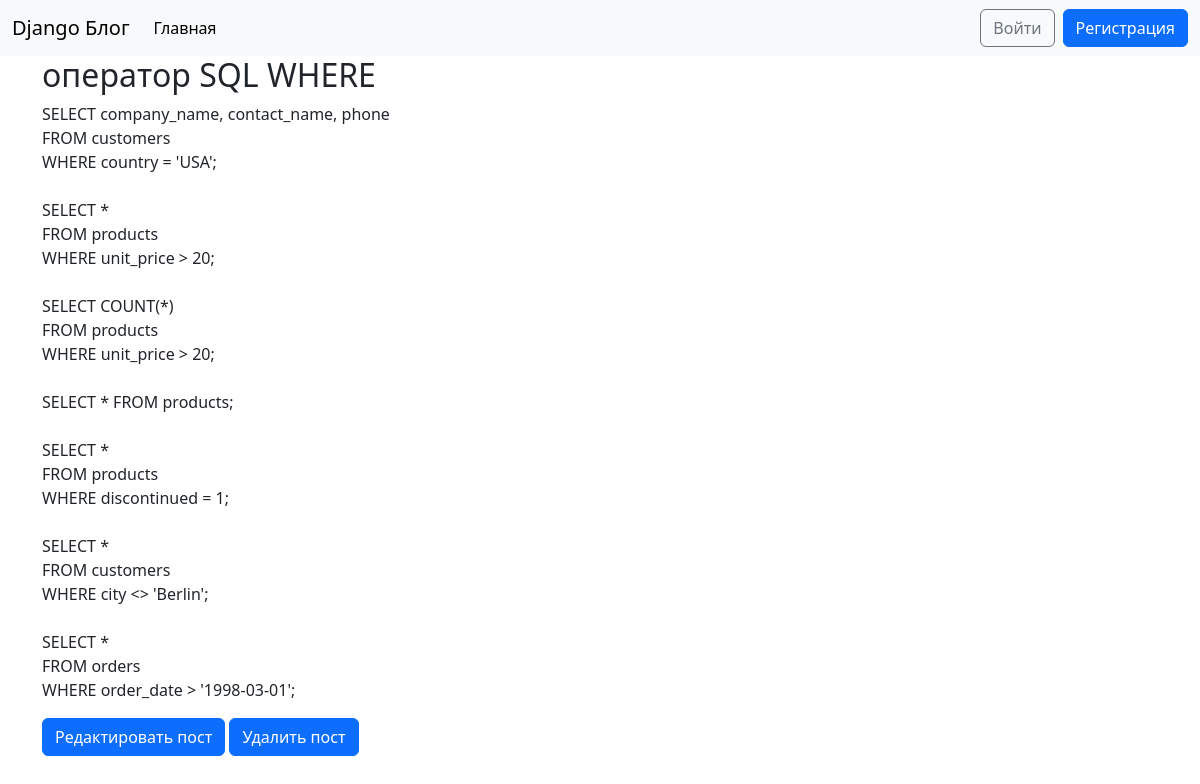
The app's page /post/7/, older data.
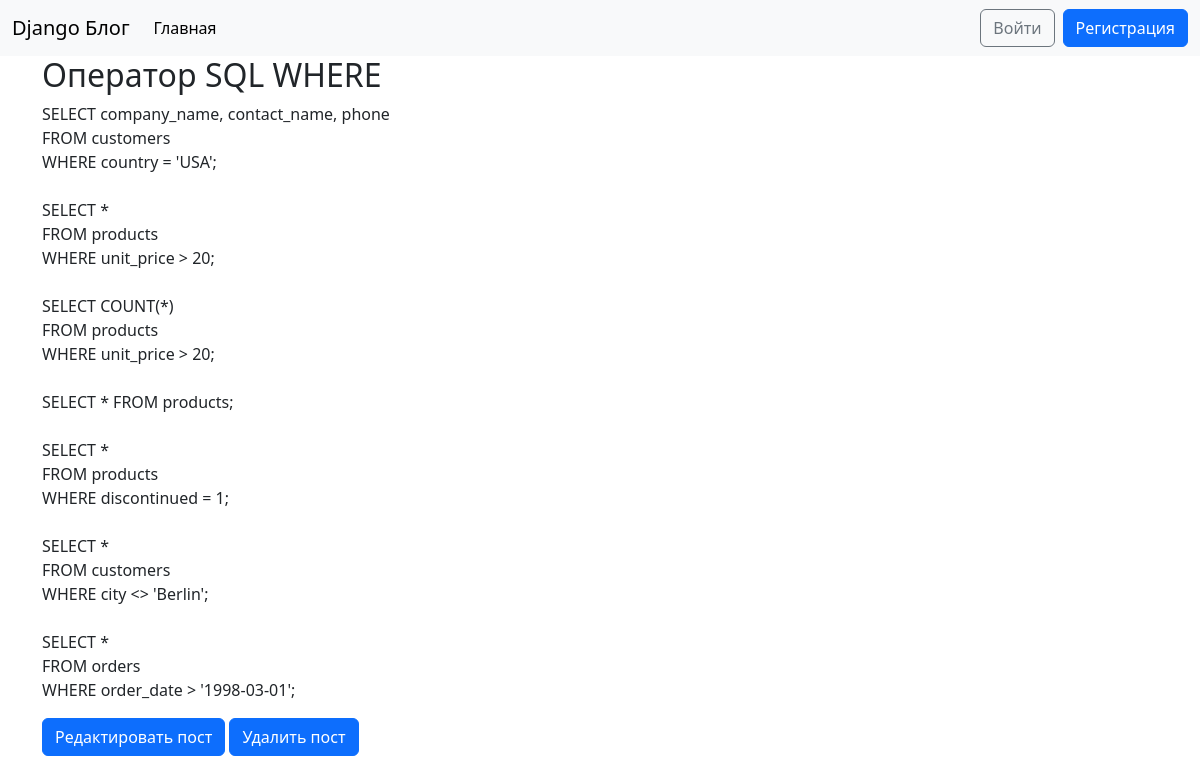
The same page, newer data.
### blog/models.py (models this page shows, shortened)
class Post(models.Model):
    title = models.CharField(max_length=200)
    author = models.ForeignKey(
        'auth.User',
        on_delete=models.CASCADE,
    )
    body = models.TextField()

### blog/views.py (the view)
# urls.py: path('post/<int:pk>/', BlogDetailView.as_view(), name='post_detail'),
class BlogDetailView(DetailView):
    model = Post
    template_name = 'post_detail.html'

### templates/post_detail.html
{% extends 'base.html' %}
{% block content %}
  <div class="post-entry">
    <h2>{{ object.title }}</h2>
    <p>{{ object.body|linebreaksbr }}</p>
  </div>
  <a href="{% url 'post_edit' post.pk %}" class="btn btn-primary">Редактировать пост</a>
  <a href="{% url 'post_delete' post.pk %}" class="btn btn-primary">Удалить пост</a>
{% endblock %}

Row changes from the older to the newer data that the page shows:
changed Post: title "оператор SQL WHERE" → "Oператор SQL WHERE"
